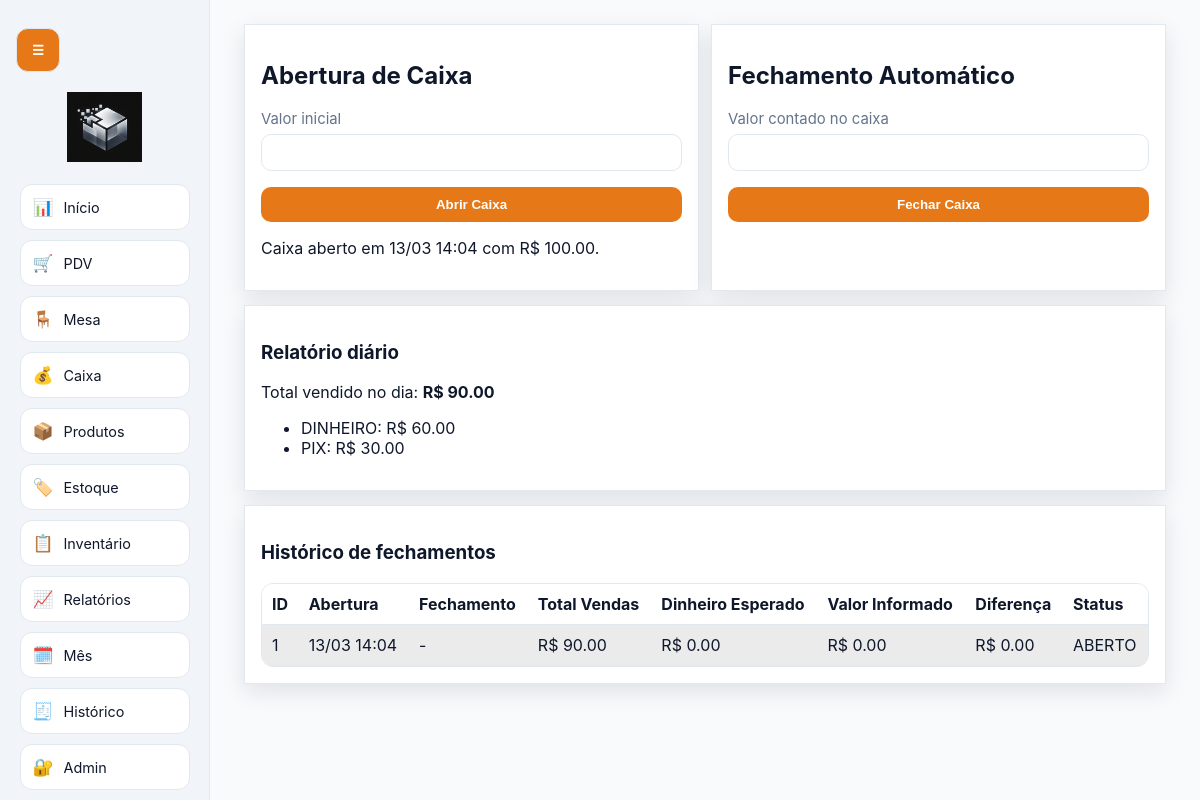
The page /cash (signed in) on the database its author committed.
### tables this page shows
CREATE TABLE system_settings (
            key TEXT PRIMARY KEY,
            value TEXT NOT NULL
        );

CREATE TABLE cash_sessions (
            id INTEGER PRIMARY KEY AUTOINCREMENT,
            opened_at TEXT NOT NULL,
            closed_at TEXT,
            opening_amount REAL NOT NULL,
            closing_amount_reported REAL,
            expected_cash REAL,
            cash_difference REAL,
            total_sales REAL DEFAULT 0,
            status TEXT NOT NULL DEFAULT 'OPEN'
        );

CREATE TABLE sales (
            id INTEGER PRIMARY KEY AUTOINCREMENT,
            created_at TEXT NOT NULL,
            subtotal REAL NOT NULL,
            discount REAL NOT NULL,
            total REAL NOT NULL,
            payment_method TEXT NOT NULL,
            status TEXT NOT NULL DEFAULT 'ACTIVE',
            cancellation_reason TEXT,
            cash_session_id INTEGER,
            FOREIGN KEY(cash_session_id) REFERENCES cash_sessions(id)
        );

### app.py (the view, shortened to what this page needs)
@app.route("/cash", methods=["GET", "POST"])
def cash():
    redirect_resp = require_login()
    if redirect_resp:
        return redirect_resp
    db = get_db()
    open_session = db.execute(
        "SELECT * FROM cash_sessions WHERE status = 'OPEN' ORDER BY id DESC LIMIT 1"
    ).fetchone()
    history = db.execute("SELECT * FROM cash_sessions ORDER BY id DESC LIMIT 30").fetchall()
    report = db.execute(
        """
        SELECT payment_method, COALESCE(SUM(total),0) AS total
        FROM sales
        WHERE status = 'ACTIVE' AND created_at >= ?
        GROUP BY payment_method
        """,
        (datetime.now().replace(hour=0, minute=0, second=0, microsecond=0).isoformat(),),
    ).fetchall()
    total_day = db.execute(
        "SELECT COALESCE(SUM(total),0) AS total FROM sales WHERE status = 'ACTIVE' AND created_at >= ?",
        (datetime.now().replace(hour=0, minute=0, second=0, microsecond=0).isoformat(),),
    ).fetchone()["total"]
    return render_template("cash.html", open_session=open_session, history=history, report=report, total_day=total_day)

### app.py (called while the page is built, shortened)
def get_db() -> sqlite3.Connection:
    if "db" not in g:
        conn = sqlite3.connect(DB_PATH)
        conn.row_factory = sqlite3.Row
        conn.execute("PRAGMA foreign_keys = ON")
        g.db = conn
    return g.db

def get_system_name(db: sqlite3.Connection) -> str:
    row = db.execute("SELECT value FROM system_settings WHERE key = 'system_name'").fetchone()
    return row["value"] if row else "Quadrinhas Drinks Vendas"

def get_setting(db: sqlite3.Connection, key: str, default: str = "") -> str:
    row = db.execute("SELECT value FROM system_settings WHERE key = ?", (key,)).fetchone()
    return row["value"] if row else default

def maybe_run_daily_backup() -> None:
    db = get_db()
    if get_setting(db, "backup_enabled", "1") != "1":
        return
    today = datetime.now().strftime("%Y-%m-%d")
    last_run = get_setting(db, "backup_last_run_date", "")
    if last_run == today:
        return
    keep_days = int(get_setting(db, "backup_keep_days", "30") or "30")
    create_backup_archive()
    cleanup_old_backups(keep_days)
    set_setting(db, "backup_last_run_date", today)
    db.commit()

def user_allowed_tabs(user: sqlite3.Row | None) -> set[str]:
    if not user:
        return set()
    if user["role"] == "ADMIN":
        return set(DEFAULT_USER_TABS)
    return parse_allowed_tabs(user["allowed_tabs"])

def require_tab_access(tab_key: str):
    redirect_resp = require_login()
    if redirect_resp:
        return redirect_resp
    user = get_current_user()
    if not user:
        flash("Sessão inválida. Faça login novamente.", "warning")
        return redirect(url_for("login"))
    if user["role"] == "ADMIN":
        return None

def require_login():
    if "user_id" not in session:
        flash("Faça login para acessar o sistema.", "warning")
        return redirect(url_for("login"))
    user = get_current_user()
    if not user:
        session.clear()
        flash("Sessão inválida. Faça login novamente.", "warning")
        return redirect(url_for("login"))
    return None

def get_current_user() -> sqlite3.Row | None:
    if "current_user" in g:
        return g.current_user
    uid = session.get("user_id")
    if not uid:
        g.current_user = None
        return None
    g.current_user = get_db().execute("SELECT * FROM users WHERE id = ?", (uid,)).fetchone()
    return g.current_user

def is_user_blocked(user: sqlite3.Row) -> bool:
    if user["role"] == "ADMIN":
        return False

### templates/cash.html (shortened to what this page needs)
{% extends 'base.html' %}
{% block content %}
<section class="grid two">
  <article class="card">
    <h2>Abertura de Caixa</h2>
    <form method="post">
      <label>
        Valor inicial
        <input type="number" step="0.01" name="opening_amount" required>
      </label>
      <button type="submit">Abrir Caixa</button>
    </form>
    {% if open_session %}
      <p>
        Caixa aberto em {{ open_session['opened_at']|fmt_dt }}
        com R$ {{ '%.2f'|format(open_session['opening_amount']) }}.
      </p>
    {% endif %}
  </article>
  <article class="card">
    <h2>Fechamento Automático</h2>
    <form method="post">
      <label>
        Valor contado no caixa
        <input type="number" step="0.01" name="closing_amount_reported" required>
      </label>
      <button type="submit">Fechar Caixa</button>
    </form>
  </article>
</section>
<section class="card">
  <h3>Relatório diário</h3>
  <p>Total vendido no dia: <b>R$ {{ '%.2f'|format(total_day) }}</b></p>
  <ul>
    {% for r in report %}
      <li>{{ r['payment_method'] }}: R$ {{ '%.2f'|format(r['total']) }}</li>
    {% else %}
      <li>Sem vendas registradas hoje.</li>
    {% endfor %}
  </ul>
</section>
<section class="card">
  <h3>Histórico de fechamentos</h3>
  <table>
    <tr>
      <th>ID</th>
      <th>Abertura</th>
      <th>Fechamento</th>
      <th>Total Vendas</th>
      <th>Dinheiro Esperado</th>
      <th>Valor Informado</th>
      <th>Diferença</th>
      <th>Status</th>
    </tr>
    {% for h in history %}
      <tr>
        <td>{{ h['id'] }}</td>
        <td>{{ h['opened_at']|fmt_dt }}</td>
        <td>{{ h['closed_at']|fmt_dt }}</td>
        <td>R$ {{ '%.2f'|format(h['total_sales'] or 0) }}</td>
        <td>R$ {{ '%.2f'|format(h['expected_cash'] or 0) }}</td>
        <td>R$ {{ '%.2f'|format(h['closing_amount_reported'] or 0) }}</td>
        <td>R$ {{ '%.2f'|format(h['cash_difference'] or 0) }}</td>
        <td>{{ h['status']|label_status }}</td>
      </tr>
    {% else %}
      <tr>
        <td colspan="8">Sem histórico de caixa.</td>
      </tr>
    {% endfor %}
  </table>
</section>
{% endblock %}

### templates/base.html (shortened to what this page needs)
<!doctype html>
<html lang="pt-BR">
<head>
  <link rel="stylesheet" href="{{ url_for('static', filename='style.css', v=asset_version) }}">
</head>
<body class="light-theme">
  {% if session.get('user_id') %}
  <button id="menu-toggle" class="menu-toggle" type="button" aria-label="Abrir ou fechar menu">☰</button>
  <aside id="side-menu" class="side-menu">
    <div class="menu-header">
      <img src="{{ url_for('static', filename=logo_path) }}" alt="Logo da loja" class="store-logo" onerror="this.style.display='none';this.nextElementSibling.style.display='block';">
    </div>
    <nav class="menu-nav">
      {% if is_admin or 'dashboard' in allowed_tabs %}
      <a href="{{ url_for('dashboard') }}" title="Início"><span>📊</span><small>Início</small></a>
      {% endif %}
      {% if is_admin or 'pdv' in allowed_tabs %}
      <a href="{{ url_for('pdv') }}" title="PDV"><span>🛒</span><small>PDV</small></a>
      {% endif %}
      {% if is_admin or 'mesa' in allowed_tabs %}
      <a href="{{ url_for('mesa') }}" title="Mesa"><span>🪑</span><small>Mesa</small></a>
      {% endif %}
      {% if is_admin or 'cash' in allowed_tabs %}
      <a href="{{ url_for('cash') }}" title="Caixa"><span>💰</span><small>Caixa</small></a>
      {% endif %}
      {% if is_admin or 'products' in allowed_tabs %}
      <a href="{{ url_for('products') }}" title="Produtos"><span>📦</span><small>Produtos</small></a>
      {% endif %}
      {% if is_admin or 'stock' in allowed_tabs %}
      <a href="{{ url_for('stock') }}" title="Estoque"><span>🏷️</span><small>Estoque</small></a>
      {% endif %}
      {% if is_admin or 'inventory' in allowed_tabs %}
      <a href="{{ url_for('inventory') }}" title="Inventário"><span>📋</span><small>Inventário</small></a>
      {% endif %}
      {% if is_admin or 'reports' in allowed_tabs %}
      <a href="{{ url_for('reports') }}" title="Relatórios"><span>📈</span><small>Relatórios</small></a>
      {% endif %}
      {% if is_admin or 'monthly' in allowed_tabs %}
      <a href="{{ url_for('monthly_management') }}" title="Gerenciar mês"><span>🗓️</span><small>Mês</small></a>
      {% endif %}
      {% if is_admin or 'sales' in allowed_tabs %}
      <a href="{{ url_for('sales_history') }}" title="Histórico"><span>🧾</span><small>Histórico</small></a>
      {% endif %}
      {% if is_admin %}
      <a href="{{ url_for('admin_users') }}" title="Admin"><span>🔐</span><small>Admin</small></a>
      {% endif %}
    </nav>
  </aside>
  {% endif %}
  <main class="app-main {% if session.get('user_id') %}with-sidebar{% endif %}">
    {% block content %}{% endblock %}
  </main>
</body>
</html>

### static/style.css (style rules this page uses)
body { --bg: #F8FAFC; --surface: #FFFFFF; --surface-2: #FFFFFF; --sidebar: #F1F5F9; --text: #0F172A; --muted: #64748B; --primary: #e67817; --primary-hover: #cf6510; --success: #d8f5e1; --danger: #ffdfe5; --warning: #fff1cb; --border: #E2E8F0; --link: #e67817; --shadow: 0 8px 22px rgba(15, 23, 42, 0.10); }
* { box-sizing: border-box; }
body { font-family: Inter, Segoe UI, Roboto, Arial, sans-serif; background: var(--bg); color: var(--text); margin: 0; min-height: 100vh; }
body.light-theme { background: var(--bg); }
.menu-toggle { position: fixed; top: 22px; left: 16px; z-index: 30; width: 44px; height: 44px; border-radius: 12px; border: 1px solid var(--border); background: var(--primary); color: #fff; cursor: pointer; }
.side-menu { position: fixed; top: 0; left: 0; width: 210px; height: 100vh; background: var(--sidebar); border-right: 1px solid var(--border); display: flex; flex-direction: column; padding: 14px 10px; gap: 14px; align-items: center; transition: transform 0.25s ease; z-index: 20; }
body.light-theme .side-menu { background: var(--sidebar); }
.store-logo { width: 120px; max-height: 70px; object-fit: contain; display: block; margin: 78px auto 8px; }
.menu-nav { display: grid; gap: 10px; justify-items: center; margin: auto 0; }
.menu-nav a { width: 170px; min-height: 46px; display: flex; align-items: center; justify-content: flex-start; gap: 10px; padding: 8px 12px; font-size: 1.05rem; border-radius: 12px; border: 1px solid var(--border); background: var(--surface); color: var(--text); text-decoration: none; }
.menu-nav a small { font-size: 0.9rem; color: var(--text); }
.app-main { width: min(1200px, 100%); margin: 0 auto; padding: clamp(12px, 2.4vw, 24px); }
.app-main.with-sidebar { margin-left: 220px; width: calc(100% - 230px); }
.card { background: var(--surface); border: 1px solid var(--border); border-radius: var(--radius); padding: 16px; margin-bottom: 14px; box-shadow: var(--shadow); }
body.light-theme .card { background: var(--surface); }
.grid { display: grid; gap: 12px; justify-content: center; }
.grid.two { grid-template-columns: repeat(2, minmax(0, 1fr)); }
table { width: 100%; border-collapse: separate; border-spacing: 0; border: 1px solid var(--border); border-radius: 12px; overflow: hidden; }
th, td { border-bottom: 1px solid var(--border); padding: 10px; text-align: left; }
th { background: var(--surface); color: var(--text); }
body.light-theme th { background: var(--surface); color: var(--text); }
tr:nth-child(even) td { background: color-mix(in srgb, var(--surface) 92%, #000 8%); }
label { display: block; margin-bottom: 10px; color: var(--muted); font-size: 0.93rem; }
input, select, button { width: 100%; margin-top: 6px; padding: 10px 12px; border-radius: 10px; border: 1px solid var(--border); background: var(--surface); color: var(--text); }
body.light-theme input, body.light-theme select, body.light-theme button { background: var(--surface); }
button { cursor: pointer; background: var(--primary); border: none; font-weight: 600; color: #fff; }
body.light-theme button { background: var(--primary); color: #fff; }
a { color: var(--link); }
.menu-nav a { box-shadow: inset 0 0 0 1px rgba(255,255,255,0.02); }
.card { backdrop-filter: blur(4px); }

### rows shown on the page
system_settings: value (picture)
cash_sessions: opened_at|fmt_dt "13/03 14:04", opening_amount "100.00", id "1", closed_at|fmt_dt "-", total_sales "90.00", h "0.00", status|label_status "ABERTO"
sales: payment_method "DINHEIRO", total "60.00"
sales: payment_method "PIX", total "30.00"

### other values the page prints
{{ '%.2f'|format(total_day) }} "90.00"
